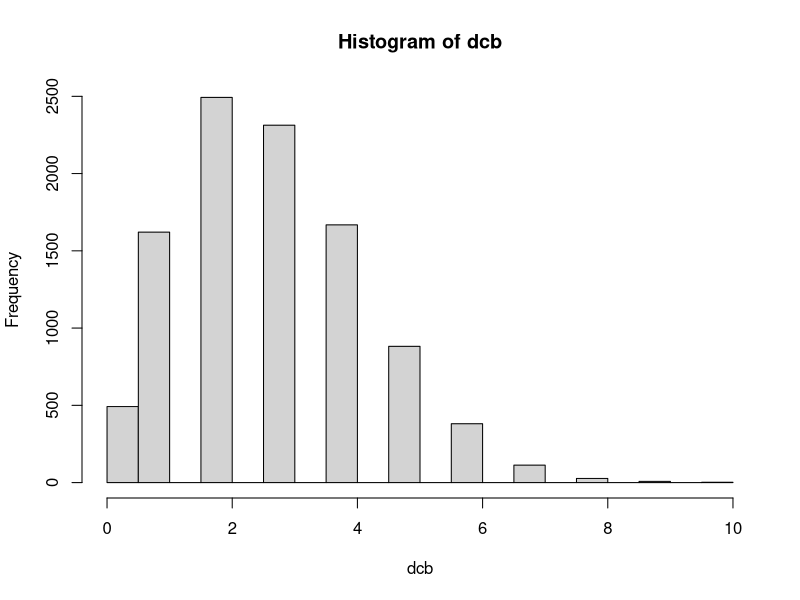
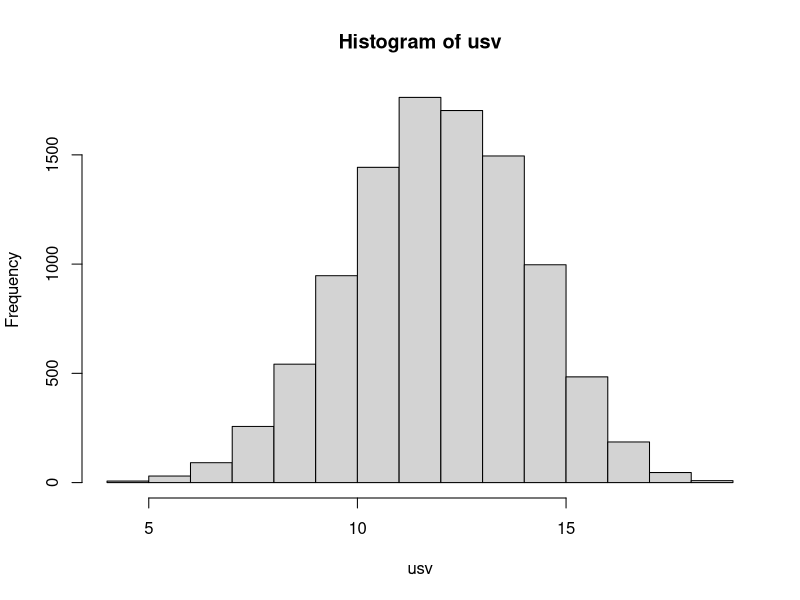
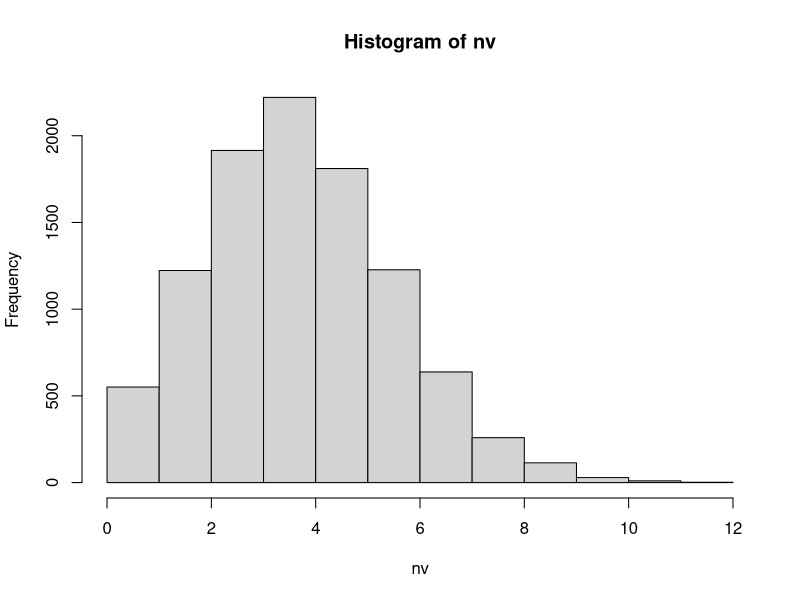
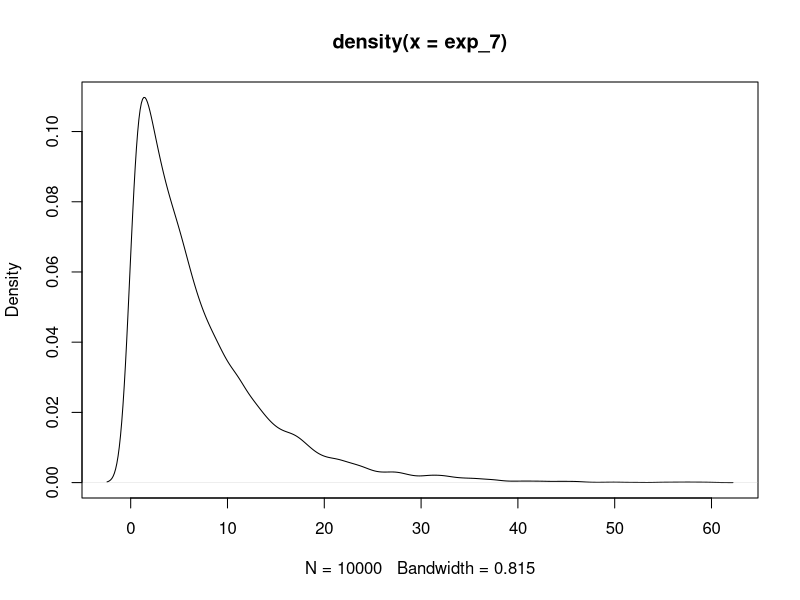
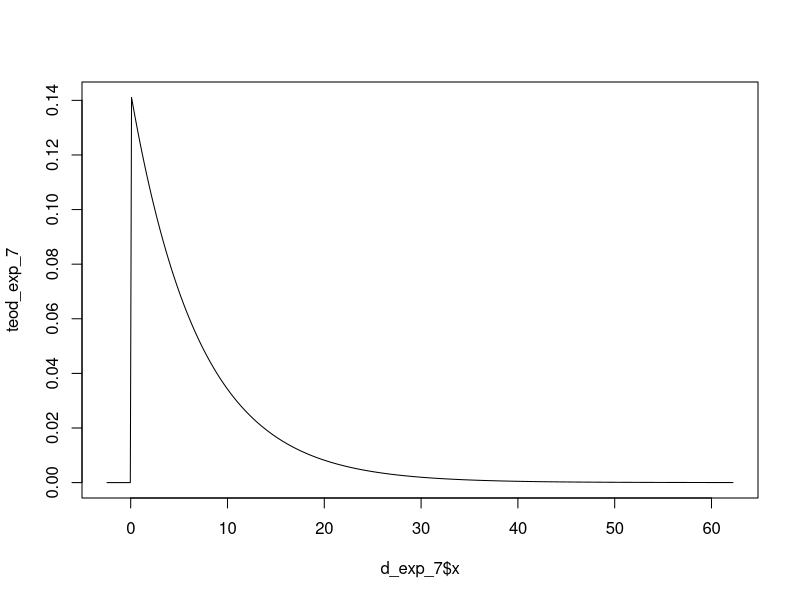
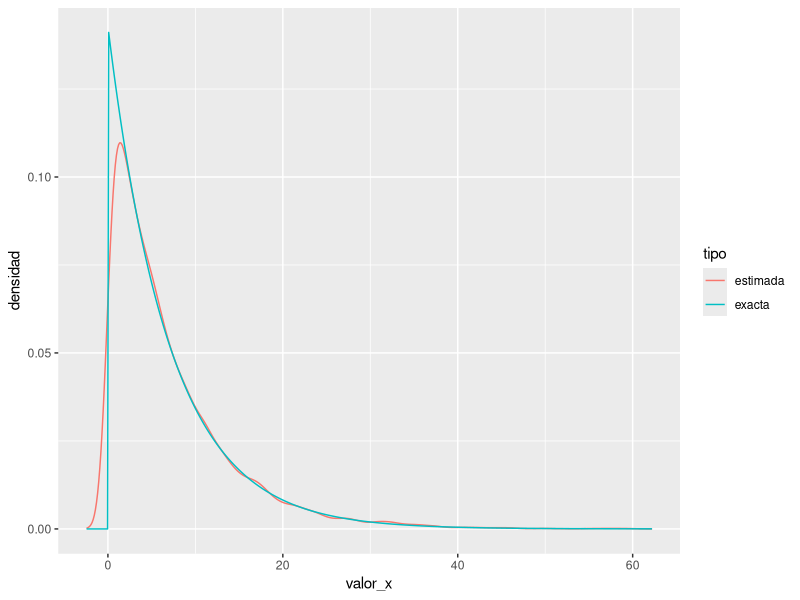

Generate these figures, in order, with R:
library(tidyverse)

# generemos observaciones desde distintas distribuciones
nobs <- 10000

## N(0,1)
normales_01 <- rnorm(nobs)

## N(0,2)
normales_02 <- rnorm(nobs, sd = sqrt(2))

## N(1, 4)
normales_14_direct <- rnorm(nobs, mean = 1, sd = 2)
normales_14_indirect <- 2*rnorm(nobs) + 1

## Poisson(5)
lambda_5 <- 5  
poi_5 <- rpois(nobs, lambda = lambda_5) 


## exponential(rate = 1/7)
rate_7 <- 1/7  
exp_7 <- rexp(nobs, rate = rate_7) 

## binomial B(5, 0.7)
bin_507 <- rbinom(nobs, size = 5, prob = 0.7)

## binomial B(5, 0.3)
bin_503 <- rbinom(nobs, size = 5, prob = 0.2)

## doble coincidencia de binomiales (TRUE si exito al mismo tiempo, en 20 días)
replicate(10, sum(rbinom(20, size = 1, prob = 0.2) + 
                    rbinom(20, size = 1, prob = 0.7)    == 2))

dcb <- replicate(nobs, sum(rbinom(20, size = 1, prob = 0.2) + 
                             rbinom(20, size = 1, prob = 0.7)    == 2))

## Solo uno viene
usv <- replicate(nobs, sum(rbinom(20, size = 1, prob = 0.2) + 
                             rbinom(20, size = 1, prob = 0.7)    == 1))

## ninguno viene
nv <- replicate(nobs, sum(rbinom(20, size = 1, prob = 0.3) + 
                            rbinom(20, size = 1, prob = 0.7)    == 0))

hist(dcb)
hist(usv)
hist(nv)


# quantiles de una muestra (se extrae de los datos)
## quantiles 0.05, 0.5 y 0.77 de la muestra exp_7
mis_q <- c(0.05, 0.5, 0.77)
q_exp_7 <- quantile(exp_7, mis_q)
q_exp_7

# > q_exp_7
# 5%        50%        77% 
# 0.3443279  4.7905161 10.1814194 
# 
# > q_exp_7
# 5%        50%        77% 
# 0.3662938  4.9517374 10.4884830 

# teoq_exp_7 
# [1]  0.3590531  4.8520303 10.2877318

# quantiles de una distribución (es una función conocida de la distribución)
## quantiles teóricos 0.05, 0.5 y 0.77 de la exponencial con rate = 1/7
teoq_exp_7 <- qexp(mis_q, rate = rate_7)
teoq_exp_7 


# probabilidad acumulada exacta en ciertos valores
valores_x_para_acumulada <- c(1, 7, 10)
teoprac_exp_7 <- pexp(valores_x_para_acumulada, rate = rate_7)
teoprac_exp_7

# probabilidad acumulada empirica en ciertos valores
valores_x_para_acumulada <- c(1, 7, 10)

fn_ecf <- ecdf(exp_7)
prac_exp_7 <- fn_ecf(valores_x_para_acumulada)
prac_exp_7

teopr_exp_7 <- pexp(valores_x_para_acumulada, rate = rate_7)
teopr_exp_7


# probabilidad de 5 <= x <= 10, usando los datos
pr_5_a_7 <- fn_ecf(10) - fn_ecf(5) 
pr_5_a_7

# probabilidad de 5 <= x <= 10, usando la función
teopr_5_a_7 <- pexp(10, rate = rate_7) - pexp(5, rate = rate_7) 
teopr_5_a_7



# densidad estimada de los datos
d_exp_7 <- density(exp_7)
plot(d_exp_7)

d_exp_7$x # los valores de x en que se evaluó esa densidad

# densidad teórica de una función conocida
teod_exp_7 <- dexp(d_exp_7$x, rate = rate_7)
plot(d_exp_7$x, teod_exp_7, type = "l")




df_empir <- data.frame(valor_x = d_exp_7$x, densidad = d_exp_7$y, tipo = "estimada")
df_exacta <- data.frame(valor_x = d_exp_7$x, densidad = teod_exp_7, tipo = "exacta")
df_densidad_exp_7 <- rbind(df_empir, df_exacta)

### crear el grafico de ambas densidades
plot_dens_exp <- ggplot(df_densidad_exp_7, aes(x=valor_x, y=densidad, color=tipo)) + 
  geom_line()

### mostrar el grafico de ambas densidades
plot_dens_exp 
